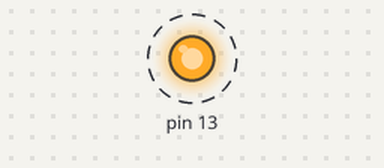
Simulated run of this sketch. Board: Arduino Uno, built with avr-gcc and run on an emulated ATmega328P. Parts: output pins drawn as LEDs (lit = HIGH). Dashed ring = blinking.

Above: at 0.7 s.
Timing chart, 0 to 5.8 s (numbered marks = the images above):
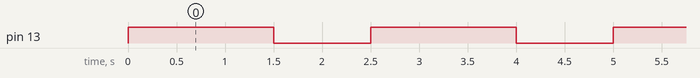

The sketch:

sketch_nov20a.ino
```cpp
void setup()
{
  pinMode(13, OUTPUT);
}

void loop()
{
  digitalWrite(13, HIGH);
  delay(1500);
  digitalWrite(13, LOW);
  delay(1000);
}
```

Measured:
- by itself, pin 13: alternates HIGH for 1.5 s and LOW for 1.0 s
